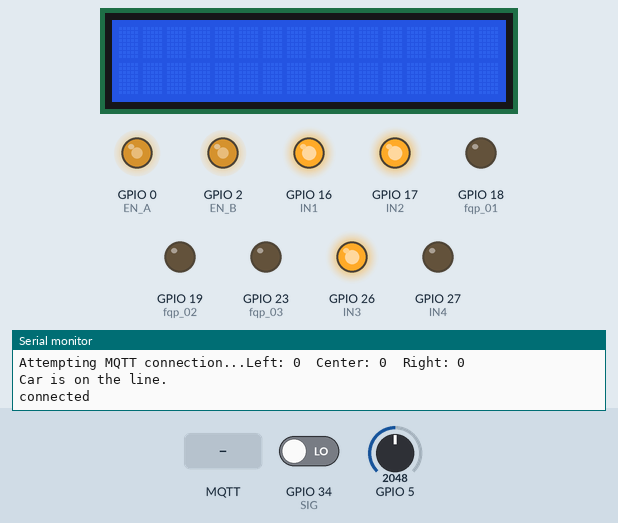
Simulated run of this sketch. Board: ESP32. Parts: 16×2 character LCD, output pins drawn as LEDs (lit = HIGH), the last lines printed to the serial monitor. The inputs (shaded band) are chosen by the test bench; at power-on: GPIO 5 = 2048, GPIO 34 (SIG) LOW (analog values on the 0–4095 scale). WiFi joins after 1.5 s; servers stay silent unless stated; no MQTT or app messages arrive unless stated; pins used as bus, display or sensor lines are not drawn.

Above: at 2.7 s.
2.8 s: MQTT message "Turtle" arrives on the first subscribed topic
At 3.7 s:
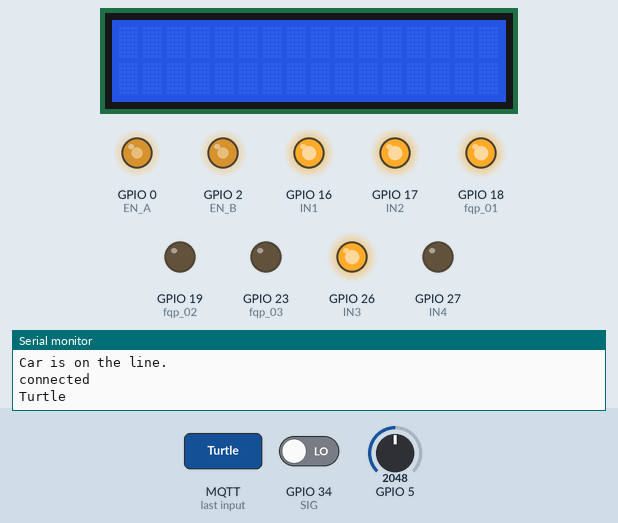
4.3 s: MQTT message "Eco" arrives on the first subscribed topic
At 4.8 s:
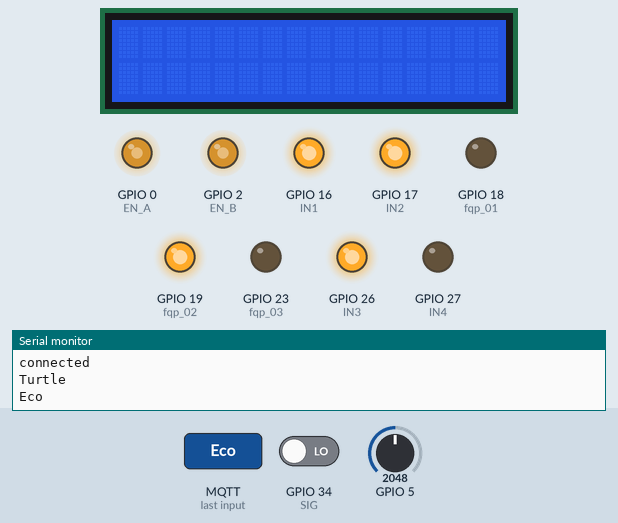
5.8 s: MQTT message "Sport" arrives on the first subscribed topic
At 7.0 s:
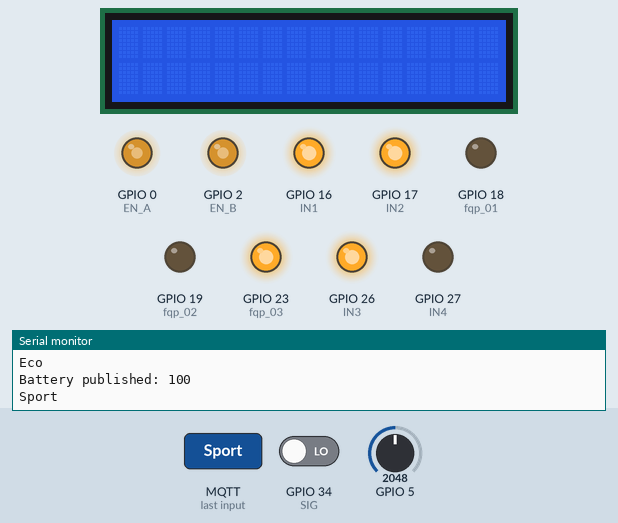
7.3 s: MQTT message "esp32/control/mode" arrives on the second subscribed topic
At 8.3 s:
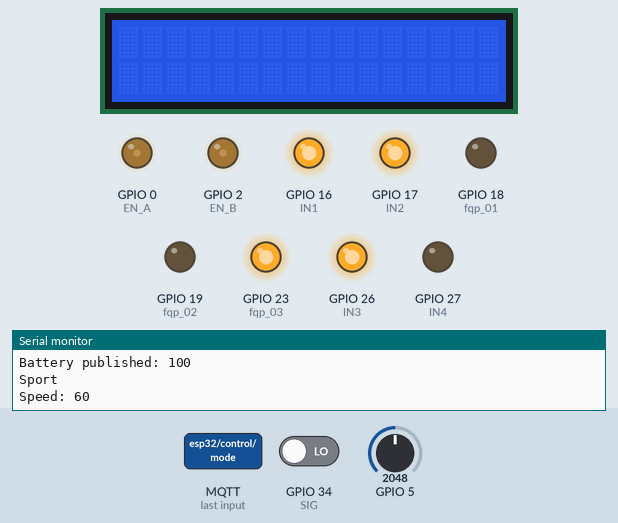
8.8 s: MQTT message "button2" arrives on the third subscribed topic
At 9.4 s:
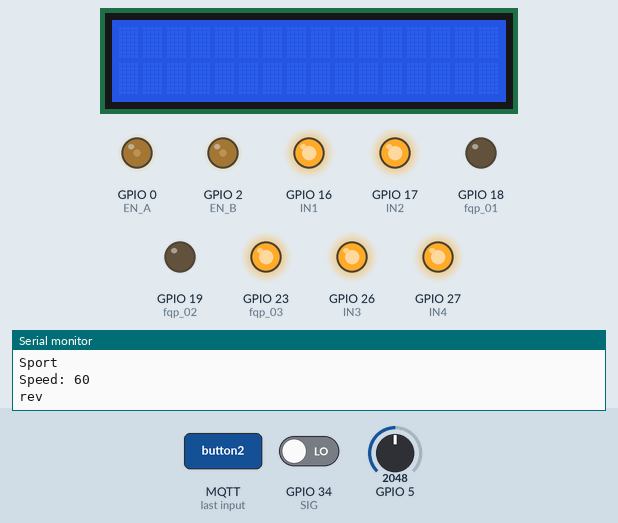
10.3 s: MQTT message "Turtle" arrives on the first subscribed topic
At 10.6 s:
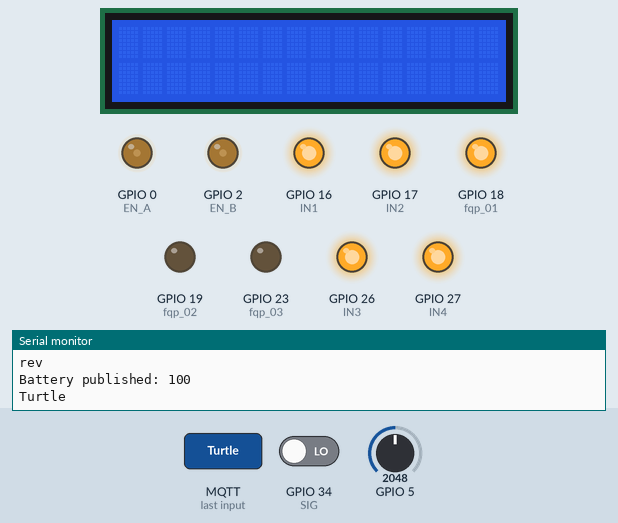
Timing chart, 0 to 12.8 s (numbered marks = the images above; inputs shaded):
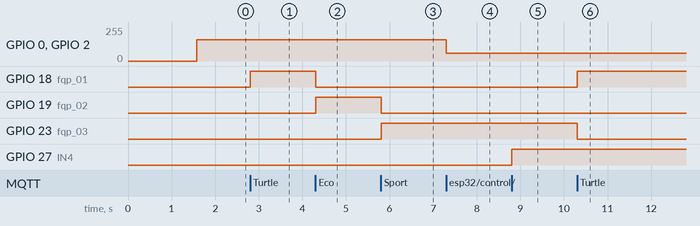

Measured:
- after the input at 2.8 s, GPIO 18 (fqp_01): LOW → HIGH at once
- after the input at 4.3 s, GPIO 18 (fqp_01): HIGH → LOW at once; GPIO 19 (fqp_02): LOW → HIGH at once
- after the input at 5.8 s, GPIO 19 (fqp_02): HIGH → LOW at once; GPIO 23 (fqp_03): LOW → HIGH at once
- after the input at 7.3 s, GPIO 0 (EN_A), GPIO 2 (EN_B): 160/255 → 60/255 at once
- after the input at 8.8 s, GPIO 27 (IN4): LOW → HIGH at once
- after the input at 10.3 s, GPIO 18 (fqp_01): LOW → HIGH at once; GPIO 23 (fqp_03): HIGH → LOW at once

The sketch:

MQTT_Integration.ino
```cpp
#include <WiFi.h>
#include <PubSubClient.h>
#include <LiquidCrystal_I2C.h>
const int S0 = 4; //connects to pin 34 on PCB (reroute)
const int S1 = 33;
const int S2 = 32;
const int S3 = 25;
const int SIG = 34;
//////////////
int IN1 = 16;
int IN2 = 17;
int IN3 = 26;
int IN4 = 27;
int EN_A = 0;
int EN_B = 2;
/////new5/
int irSensors[3]; // Left, Center, Right
const float R1 = 10000.0; // 10k Ohms
const float R2 = 5000.0;  // 5k Ohms
int battpc;
int percentage;
int speedPwm = 0; //0 - 255 60 -> lowest -> default
uint16_t driveStates = 0b0000000000000000;
LiquidCrystal_I2C lcd(0x27, 16, 2); //adressen: INA226: 0x40  ,   LCD: 0x27
int speedControl = 160;
int button_virtual_1 = 0;
int button_virtual_2 = 0;
int fqp_01 = 18;
int fqp_02 = 19;
int fqp_03 = 23;
const char* ssid = "embed";
const char* password = "weareincontrol";
const char* mqtt_server = "192.168.1.120";
WiFiClient espClient;
PubSubClient client(espClient);
//Taken verdeeld op core0 en core1
TaskHandle_t mqttTaskHandle = NULL;
TaskHandle_t logicTaskHandle = NULL;
//battery conversion
int getBatteryLevel() {
  analogReadResolution(12);         // 12-bit ADC: 0-4095
  analogSetAttenuation(ADC_11db);   // Allows voltage up to ~3.3V

  int rawADC = analogRead(5); //io5 ADC
  float voltageAtPin = (rawADC / 4095.0) * 3.3; // Convert ADC to voltage
  float batteryVoltage = voltageAtPin * ((R1 + R2) / R2); // Undo voltage divider

  // Map 3.0V–4.2V to 0%–100%
  int batteryPercent = map(batteryVoltage * 100, 300, 420, 0, 100);
  batteryPercent = constrain(batteryPercent, 0, 100);

  return batteryPercent;
}
// MQTT callback
void callback(char* topic, byte* payload, unsigned int length) {
  String message;
  for (unsigned int i = 0; i < length; i++) {
    message += (char)payload[i];
  }
  String topicStr = String(topic);
  if (topicStr == "esp32/control/mode") {
    if (message == "Turtle") {
      Serial.println(message);
      digitalWrite(fqp_01, HIGH);
      digitalWrite(fqp_02, LOW);
      digitalWrite(fqp_03, LOW);
    } else if (message == "Eco") {
      Serial.println(message);
      digitalWrite(fqp_01, LOW);
      digitalWrite(fqp_02, HIGH);
      digitalWrite(fqp_03, LOW);
    }
    else if (message == "Sport") {
      Serial.println(message);
      digitalWrite(fqp_01, LOW);
      digitalWrite(fqp_02, LOW);
      digitalWrite(fqp_03, HIGH);
    }
    // Mode selection logic here (can add GPIO actions)
  } else if (topicStr == "esp32/control/speed") {
    speedControl = message.toInt();
    if (speedControl < 60) speedControl = 60;
    Serial.println("Speed: " + String(speedControl));
  } else if (topicStr == "esp32/control/buttonsactive") {
    if (message == "button1") {
      button_virtual_1 = 1;
      Serial.println("gas");
    } else if (message == "button2") {
      button_virtual_2 = 1;
      Serial.println("rev");
    }
  } else if (topicStr == "esp32/control/buttonsoff") {
    if (message == "button1") button_virtual_1 = 0;
    else if (message == "button2") button_virtual_2 = 0;
    //Serial.println(button_virtual_1); //debug
    //Serial.println(button_virtual_2);  //debug
  }
}
void setupPins() {
  pinMode(fqp_01, OUTPUT);
  pinMode(fqp_02, OUTPUT);
  pinMode(fqp_03, OUTPUT);
  pinMode(IN1, OUTPUT);
  pinMode(IN2, OUTPUT);
  pinMode(IN3, OUTPUT);
  pinMode(IN4, OUTPUT);
  pinMode(EN_A, OUTPUT);
 pinMode(EN_B, OUTPUT);
   pinMode(S0, OUTPUT);
  pinMode(S1, OUTPUT);
  pinMode(S2, OUTPUT);
  pinMode(S3, OUTPUT);

  // SIG should be an input
  pinMode(SIG, INPUT);
}
void setup_wifi() {
  Serial.begin(115200);
  delay(10);
  Serial.println();
  Serial.print("Connecting to ");
  Serial.println(ssid);
  WiFi.begin(ssid, password);
  while (WiFi.status() != WL_CONNECTED) {
    delay(500);
    Serial.print(".");
  }
  Serial.println("\nWiFi connected");
  Serial.println(WiFi.localIP());
}
void reconnect() {
  while (!client.connected()) {
    Serial.print("Attempting MQTT connection...");
    if (client.connect("ESP32Client")) {
      Serial.println("connected");
      client.subscribe("esp32/control/mode");
      client.subscribe("esp32/control/speed");
      client.subscribe("esp32/control/buttonsactive");
      client.subscribe("esp32/control/buttonsoff");
    } else {
      Serial.print("failed, rc=");
      Serial.print(client.state());
      Serial.println(" try again in 5 seconds");
      delay(5000);
    }
  }
}
// MQTT loop task for core 0
void mqttTask(void *parameter) {
  for (;;) {
    if (!client.connected()) {
      reconnect();
    }
    client.loop();
    delay(10); // brief yield
  }
}

// Application logic task for core 1
void logicTask(void *parameter) {
  unsigned long lastSend = 0;
  for (;;) {
    if (millis() - lastSend > 5000) {
      lastSend = millis();
      int batteryLevel = getBatteryLevel(); // real value from ADC
String batteryStr = String(batteryLevel);
client.publish("esp32/status/battery", batteryStr.c_str());
      Serial.print("Battery published: ");
      Serial.println(batteryStr);
    }
    drive();
    driving();
  }
}

void setup() {
  setupPins();
  setup_wifi();
  client.setServer(mqtt_server, 1883);
  client.setCallback(callback);
  // Create tasks pinned to specific cores
  xTaskCreatePinnedToCore(
    mqttTask, "MQTT Task", 4096, NULL, 1, &mqttTaskHandle, 0); // Core 0

  xTaskCreatePinnedToCore(
    logicTask, "Logic Task", 4096, NULL, 1, &logicTaskHandle, 1); // Core 1
/////new5/25
 lcd.init();
  lcd.backlight();
  //new26
  // Loop through all 16 channels
  for (int i = 0; i < 3; i++) {
    selectMuxChannel(i);
    delay(5); // small delay for stable signal
    irSensors[i] = digitalRead(SIG); // HIGH = white, LOW = black
  }
    // Print values
  Serial.print("Left: "); Serial.print(irSensors[0]);
  Serial.print("  Center: "); Serial.print(irSensors[1]);
  Serial.print("  Right: "); Serial.println(irSensors[2]);

  // Example logic: car is on line if center IR is LOW (black)
  if (irSensors[1] == LOW) {
    Serial.println("Car is on the line.");
  } else {
    Serial.println("Car is off the line.");
  }
}
void loop() {
  // Nothing here — everything is in tasks
}
void drive() {
  analogWrite(EN_A, speedControl);   //left pair
  analogWrite(EN_B, speedControl);   //right pair
  //01 -> forward 10 -> reverse
  /////////////////////////////
  if (button_virtual_1 == true) { //gas
    driveStates |= (1 << 1); // bit 1 -> 1 (IN1)
    driveStates |= (2 << 0); // bit 2 -> 0 (IN2)
    driveStates |= (3 << 1); // bit 3 -> 1 (IN1)
    driveStates |= (4 << 0); // bit 4 -> 0 (IN2)
  } else if (button_virtual_1 == false) {
    driveStates |= (1 << 0); // bit 1 -> 0 (IN1)
    driveStates |= (2 << 0); // bit 2 -> 0 (IN2)
    driveStates |= (3 << 0); // bit 3 -> 0 (IN1)
    driveStates |= (4 << 0); // bit 4 -> 0 (IN2)
  }
  if (button_virtual_2 == true) {
    driveStates |= (1 << 0);
    driveStates |= (2 << 1);
    driveStates |= (3 << 0);
    driveStates |= (4 << 1);
  } else if (button_virtual_2 == false) {
    driveStates |= (1 << 0);
    driveStates |= (2 << 0);
    driveStates |= (3 << 0);
    driveStates |= (4 << 0);
  }
}
void driving() {
  //left pair
  digitalWrite(IN1, (driveStates >> 1) & 1); // bit 1 -> IN1
  digitalWrite(IN2, (driveStates >> 1) & 2); // bit 2 -> IN2
  //right pair
  digitalWrite(IN3, (driveStates >> 1) & 3); // bit 3 -> IN1
  digitalWrite(IN4, (driveStates >> 1) & 4); // bit 4 -> IN2
}
void selectMuxChannel(int channel) {
  digitalWrite(S0, channel & 1);
  digitalWrite(S1, (channel >> 1) & 1);
  digitalWrite(S2, (channel >> 2) & 1);
  digitalWrite(S3, (channel >> 3) & 1);
}
```
